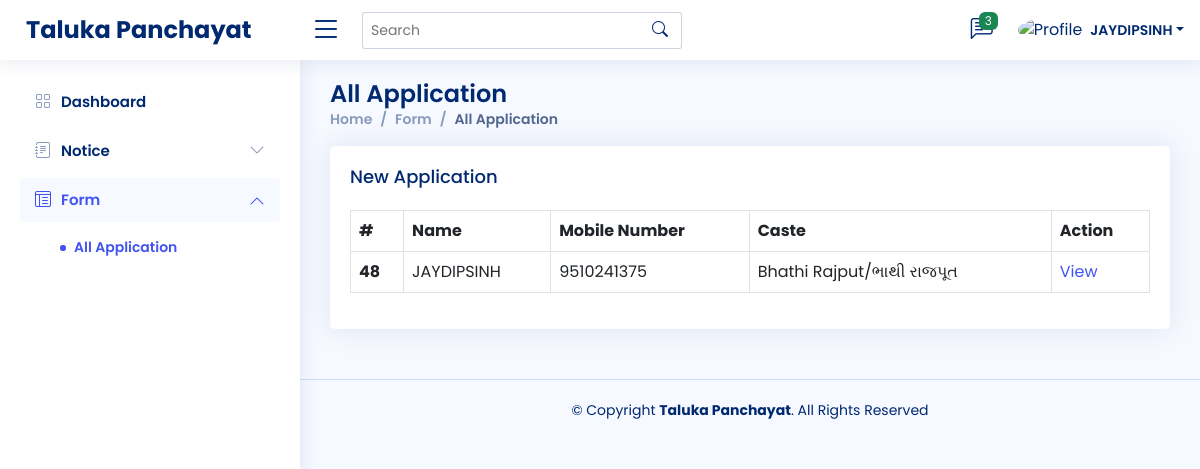
Page /all-form.php on the committed database.
### tables this page shows
CREATE TABLE `userdata` (
  `id` int(100) NOT NULL,
  `name` varchar(500) NOT NULL,
  `email` varchar(100) NOT NULL,
  `uname` varchar(100) NOT NULL,
  `password` varchar(50) NOT NULL
);

CREATE TABLE `forms` (
  `id` int(6) NOT NULL,
  `fullname` varchar(191) NOT NULL,
  `dob` date NOT NULL,
  `email` varchar(191) NOT NULL,
  `mobile` varchar(191) NOT NULL,
  `gender` enum('male','female') NOT NULL,
  `aadhar` varchar(191) NOT NULL,
  `fathername` varchar(191) NOT NULL,
  `relation` enum('દીકરો/પુત્ર','પુત્રી') NOT NULL,
  `caste` enum('Bhathi Rajput/ભાથી રાજપૂત','Charan gadhvi/ચારણ ગઢવી','Chaudhary/ચૌધરી','Prajapati/પ્રજાપતિ') NOT NULL,
  `district` enum('Banaskantha') NOT NULL,
  `taluka` enum('Vav','Tharad','Dhanera','Dantiwada','Vadgam','Palanpur','Deesa','Deodar','Bhabhar','Kankrej') NOT NULL,
  `village` enum('Pasvadal','Malosana','Majadar','Teniwada','Basu','Bharkawada') NOT NULL,
  `IncomeProof` varchar(191) NOT NULL,
  `annualincome` varchar(191) NOT NULL,
  `issuedate` date NOT NULL,
  `CasteCertificate` varchar(191) NOT NULL,
  `Certificatenumber` varchar(191) NOT NULL,
  `Photo` varchar(191) NOT NULL,
  `remark` varchar(500) NOT NULL,
  `fstatus` enum('Pending','Approved','Cancelled') NOT NULL
);

### all-form.php (the view, shortened to what this page needs)
<?php
    require 'dbcon.php';
?>
<!DOCTYPE html>
<html lang="en">
<head>
  <link href="assets/vendor/bootstrap/css/bootstrap.min.css" rel="stylesheet">
  <link href="assets/vendor/bootstrap-icons/bootstrap-icons.css" rel="stylesheet">
  <link href="assets/vendor/boxicons/css/boxicons.min.css" rel="stylesheet">
  <link href="assets/vendor/quill/quill.snow.css" rel="stylesheet">
  <link href="assets/vendor/quill/quill.bubble.css" rel="stylesheet">
  <link href="assets/vendor/remixicon/remixicon.css" rel="stylesheet">
  <link href="assets/vendor/simple-datatables/style.css" rel="stylesheet">
  <link href="assets/css/style.css" rel="stylesheet">
</head>
<body>
  <header id="header" class="header fixed-top d-flex align-items-center">
    <div class="d-flex align-items-center justify-content-between">
      <a href="dashboard.php" class="logo d-flex align-items-center">
        <span class="d-none d-lg-block" style="font-size: 24px;">Taluka Panchayat</span>
      </a>
      <i class="bi bi-list toggle-sidebar-btn"></i>
    </div>
    <div class="search-bar">
      <form class="search-form d-flex align-items-center" method="POST" action="#">
        <input type="text" name="query" placeholder="Search" title="Enter search keyword">
        <button type="submit" title="Search"><i class="bi bi-search"></i></button>
      </form>
    </div>
    <nav class="header-nav ms-auto">
      <ul class="d-flex align-items-center">
        <li class="nav-item dropdown">
          <a class="nav-link nav-icon" href="#" data-bs-toggle="dropdown">
            <i class="bi bi-chat-left-text"></i>
            <span class="badge bg-success badge-number">3</span>
          </a>
        </li>
        <li class="nav-item dropdown pe-3">
        <a class="nav-link nav-profile d-flex align-items-center pe-0" href="#" data-bs-toggle="dropdown">
            <img src="https://cdn.icon-icons.com/icons2/2643/PNG/512/male_boy_person_people_avatar_icon_159358.png" alt="Profile" class="rounded-circle">
      <?php
     $sqll="select * from `userdata`";
     $resultt=mysqli_query($con,$sqll);
    if ($resultt) {
        while ($row=mysqli_fetch_assoc($resultt)) {
            $uname=$row['name'];
          echo'<span class="d-none d-md-block dropdown-toggle ps-2">'.$uname.'</span>';
        }
      }
      ?>
          </a>
        </li>
      </ul>
    </nav>
  </header>
  <aside id="sidebar" class="sidebar">
    <ul class="sidebar-nav" id="sidebar-nav">
      <li class="nav-item">
        <a class="nav-link collapsed" href="dashboard.php">
          <i class="bi bi-grid"></i>
          <span>Dashboard</span>
        </a>
      </li>
      <li class="nav-item">
        <a class="nav-link collapsed" data-bs-target="#forms-nav" data-bs-toggle="collapse" href="#">
          <i class="bi bi-journal-text"></i><span>Notice</span><i class="bi bi-chevron-down ms-auto"></i>
        </a>
      </li>
      <li class="nav-item">
        <a class="nav-link " data-bs-target="#tables-nav" data-bs-toggle="collapse" href="#">
          <i class="bi bi-layout-text-window-reverse"></i><span>Form</span><i class="bi bi-chevron-down ms-auto"></i>
        </a>
        <ul id="tables-nav" class="nav-content collapse show" data-bs-parent="#sidebar-nav">
          <li>
            <a href="all-form.html" class="active">
              <i class="bi bi-circle"></i><span>All Application</span>
            </a>
          </li>
        </ul>
      </li>
    </ul>
  </aside>
  <main id="main" class="main">
    <div class="pagetitle">
      <h1>All Application</h1>
      <nav>
        <ol class="breadcrumb">
          <li class="breadcrumb-item"><a href="dashboard.php">Home</a></li>
          <li class="breadcrumb-item">Form</li>
          <li class="breadcrumb-item active">All Application</li>
        </ol>
      </nav>
    </div>
          <div class="card">
            <div class="card-body">
              <h5 class="card-title">New Application</h5>
              <div class="scrolltable">
              <table class="table table-bordered" id="table-scroll">
                <thead>
                  <tr>
                    <th scope="col">#</th>
                    <th scope="col">Name</th>
                    <th scope="col">Mobile Number</th>
                    <th scope="col">Caste</th>
                    <th scope="col">Action</th>
                  </tr>
                </thead>
                <tbody>
                <?php
                      $query = "SELECT * FROM forms";
                      $query_run = mysqli_query($con, $query);
                          if(mysqli_num_rows($query_run) > 0)
                            {
                                foreach($query_run as $user)
                                  {
                  ?>
                  <tr>
                    <th scope="row"><?= $user['id']; ?></th>
                    <td><?= $user['fullname']; ?></td>
                    <td><?= $user['mobile']; ?></td>
                    <td><?= $user['caste']; ?></td>
                    <td><a href="view-data.php?id=<?= $user['id']; ?>">View</a></td>
                  </tr>
                  <?php
                        }
                            }
                              else
                              {
                                echo "<h5> No Record Found </h5>";
                              }
                                ?>
                </tbody>
              </table>
            </div>
          </div>
          </div>
  </main>
  <footer id="footer" class="footer">
    <div class="copyright">
      &copy; Copyright <strong><span>Taluka Panchayat</span></strong>. All Rights Reserved
    </div>
  </footer>
</body>
</html>

### assets/css/style.css (style rules this page uses)
:root { scroll-behavior: smooth; }
* { font-family: 'Poppins', sans-serif !important; }
body { background: #f6f9ff; color: #444444; }
a { color: #4154f1; text-decoration: none; }
h1, h2, h3, h4, h5, h6 { font-family: "Nunito", sans-serif; }
#main { margin-top: 60px; padding: 20px 30px; transition: all 0.3s; }
.pagetitle { margin-bottom: 10px; }
.pagetitle h1 { font-size: 24px; margin-bottom: 0; font-weight: 600; color: #012970; }
.card { margin-bottom: 30px; border: none; border-radius: 5px; box-shadow: 0px 0 30px rgba(1, 41, 112, 0.1); }
.card-title { padding: 20px 0 15px 0; font-size: 18px; font-weight: 500; color: #012970; font-family: "Poppins", sans-serif; }
.card-body { padding: 0 20px 20px 20px; }
.breadcrumb { font-size: 14px; font-family: "Nunito", sans-serif; color: #899bbd; font-weight: 600; }
.breadcrumb a { color: #899bbd; transition: 0.3s; }
.breadcrumb .breadcrumb-item::before { color: #899bbd; }
.breadcrumb .active { color: #51678f; font-weight: 600; }
.logo { line-height: 1; }
@media (min-width: 1200px) { .logo { width: 280px; } }
.logo span { font-size: 26px; font-weight: 700; color: #012970; font-family: "Nunito", sans-serif; }
.header { transition: all 0.5s; z-index: 997; height: 60px; box-shadow: 0px 2px 20px rgba(1, 41, 112, 0.1); background-color: #fff; padding-left: 20px; }
.header .toggle-sidebar-btn { font-size: 32px; padding-left: 10px; cursor: pointer; color: #012970; }
.header .search-bar { min-width: 360px; padding: 0 20px; }
.header .search-form { width: 100%; }
.header .search-form input { border: 0; font-size: 14px; color: #012970; border: 1px solid rgba(1, 41, 112, 0.2); padding: 7px 38px 7px 8px; border-radius: 3px; transition: 0.3s; width: 100%; }
.header .search-form button { border: 0; padding: 0; margin-left: -30px; background: none; }
.header .search-form button i { color: #012970; }
.header-nav ul { list-style: none; }
.header-nav>ul { margin: 0; padding: 0; }
.header-nav .nav-icon { font-size: 22px; color: #012970; margin-right: 25px; position: relative; }
.header-nav .nav-profile { color: #012970; }
.header-nav .nav-profile img { max-height: 36px; }
.header-nav .nav-profile span { font-size: 14px; font-weight: 600; }
.header-nav .badge-number { position: absolute; inset: -2px -5px auto auto; font-weight: normal; font-size: 12px; padding: 3px 6px; }
.sidebar { position: fixed; top: 60px; left: 0; bottom: 0; width: 300px; z-index: 996; transition: all 0.3s; padding: 20px; overflow-y: auto; scrollbar-width: thin; scrollbar-color: #aab7cf transparent; box-shadow: 0px 0px 20px rgba(1, 41, 112, 0.1); background-color: #fff; }
@media (min-width: 1200px) { #main, #footer { margin-left: 300px; } }
.sidebar-nav { padding: 0; margin: 0; list-style: none; }
.sidebar-nav li { padding: 0; margin: 0; list-style: none; }
.sidebar-nav .nav-item { margin-bottom: 5px; }
.sidebar-nav .nav-link { display: flex; align-items: center; font-size: 15px; font-weight: 600; color: #4154f1; transition: 0.3; background: #f6f9ff; padding: 10px 15px; border-radius: 4px; }
.sidebar-nav .nav-link i { font-size: 16px; margin-right: 10px; color: #4154f1; }
.sidebar-nav .nav-link.collapsed { color: #012970; background: #fff; }
.sidebar-nav .nav-link.collapsed i { color: #899bbd; }
.sidebar-nav .nav-link .bi-chevron-down { margin-right: 0; transition: transform 0.2s ease-in-out; }
.sidebar-nav .nav-link:not(.collapsed) .bi-chevron-down { transform: rotate(180deg); }
.sidebar-nav .nav-content { padding: 5px 0 0 0; margin: 0; list-style: none; }
.sidebar-nav .nav-content a { display: flex; align-items: center; font-size: 14px; font-weight: 600; color: #012970; transition: 0.3; padding: 10px 0 10px 40px; transition: 0.3s; }
.sidebar-nav .nav-content a i { font-size: 6px; margin-right: 8px; line-height: 0; border-radius: 50%; }
.sidebar-nav .nav-content a:hover, .sidebar-nav .nav-content a.active { color: #4154f1; }
.sidebar-nav .nav-content a.active i { background-color: #4154f1; }
.footer { padding: 20px 0; font-size: 14px; transition: all 0.3s; border-top: 1px solid #cddfff; }
.footer .copyright { text-align: center; color: #012970; }

### rows in the picture
userdata: name "JAYDIPSINH"
forms: id "48", fullname "JAYDIPSINH", mobile "9510241375", caste "Bhathi Rajput/ભાથી રાજપૂત"
